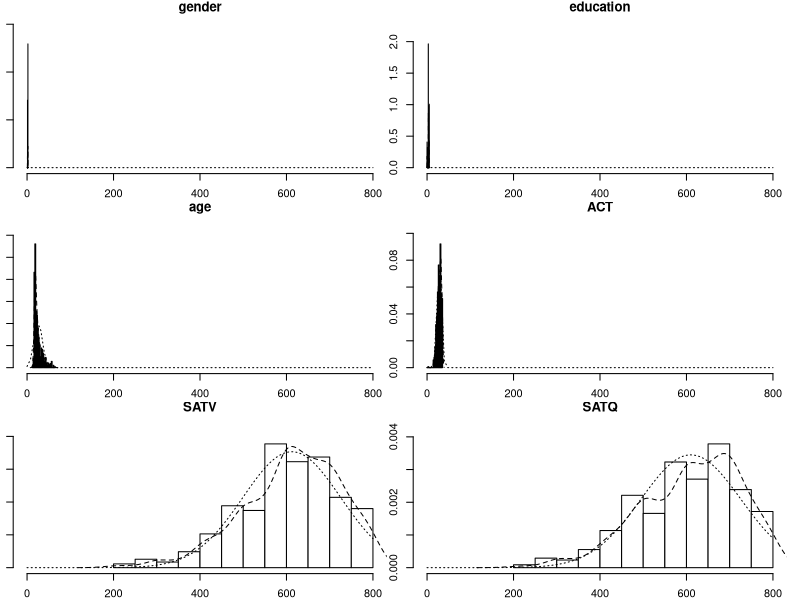
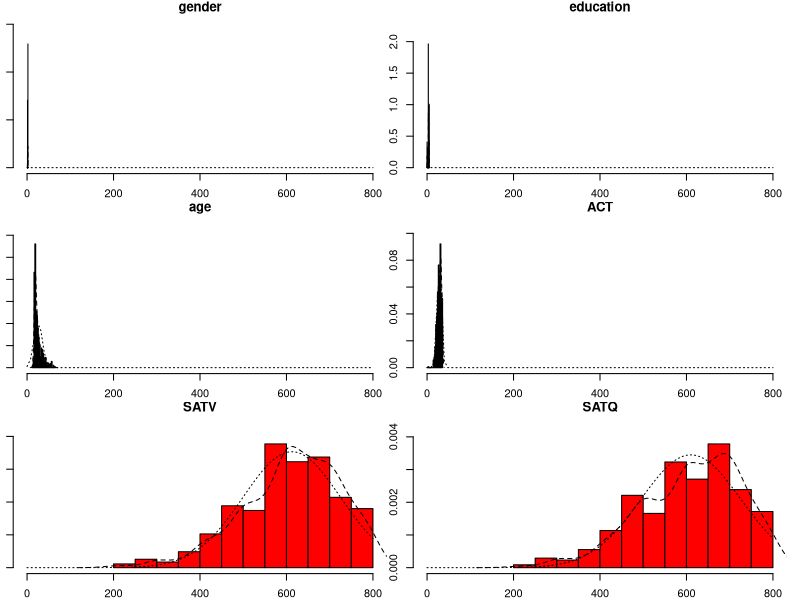
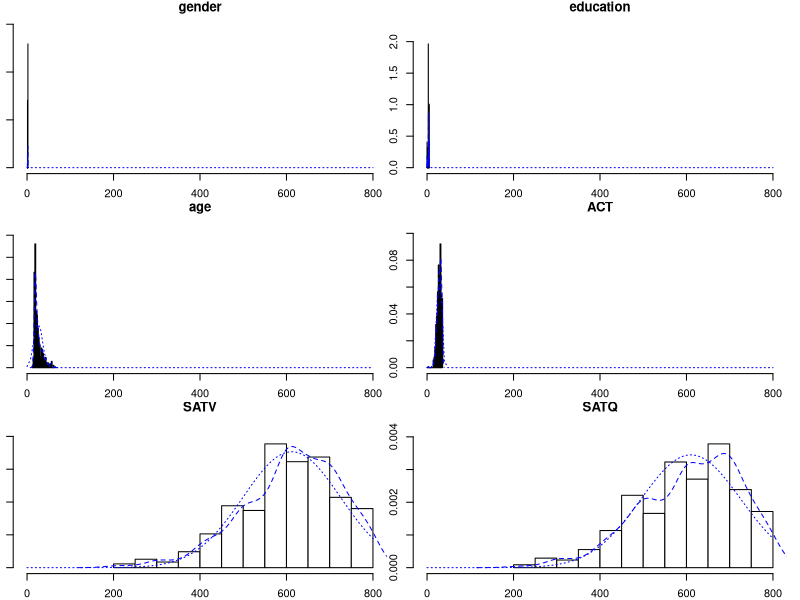
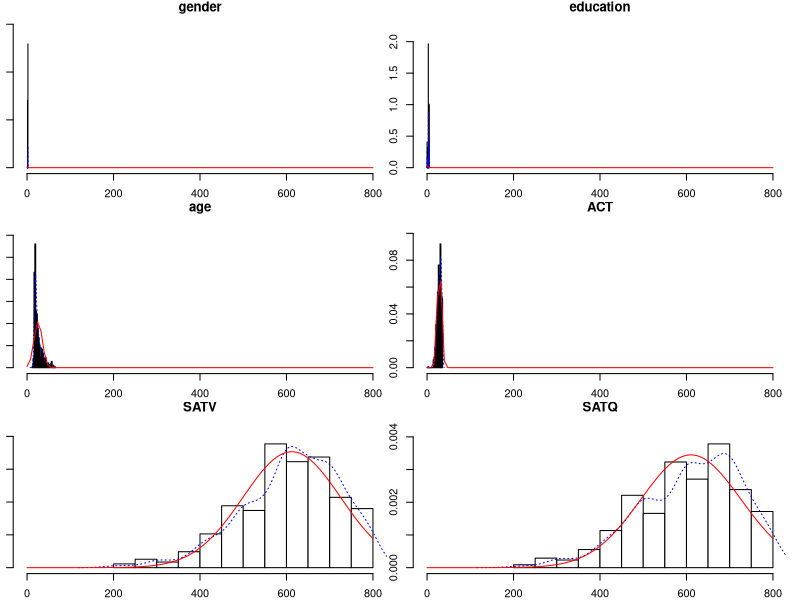
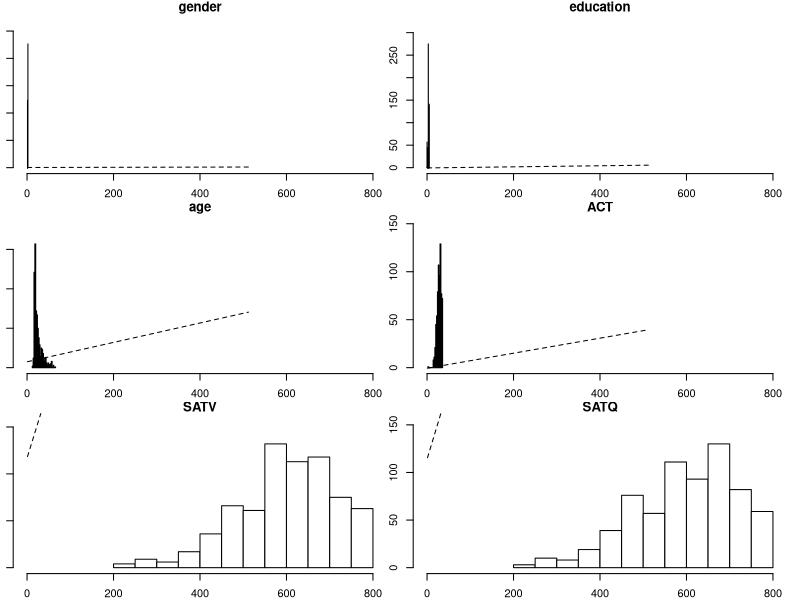
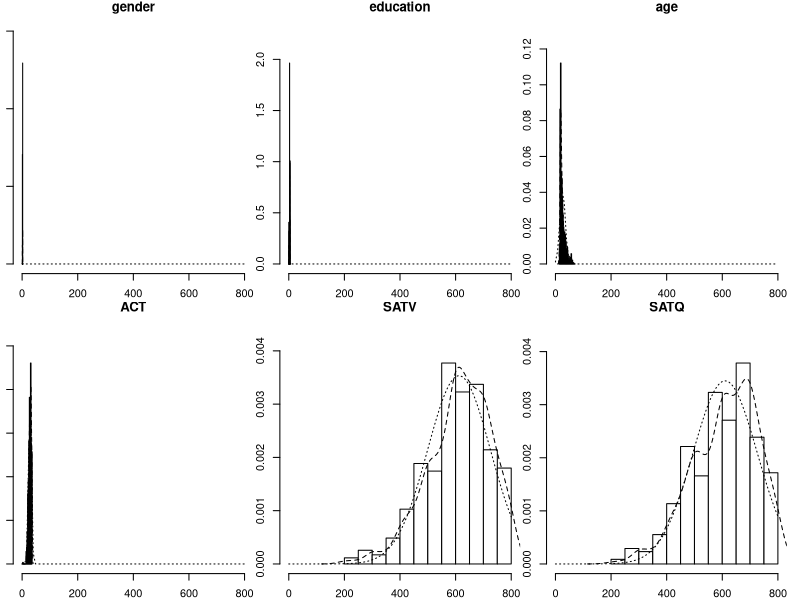
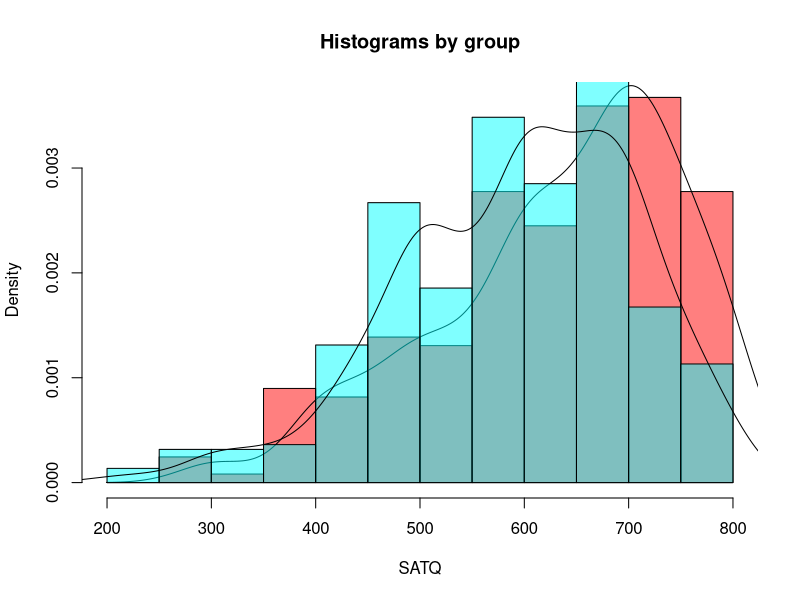

Here is the R script that generated these plots, in order:
library(psych)


### Name: multi.hist
### Title: Multiple histograms with density and normal fits on one page
### Aliases: multi.hist histo.density histBy
### Keywords: multivariate hplot

### ** Examples

multi.hist(sat.act) 
multi.hist(sat.act,bcol="red")
multi.hist(sat.act,dcol="blue")  #make both lines blue
multi.hist(sat.act,dcol= c("blue","red"),dlty=c("dotted", "solid")) 
multi.hist(sat.act,freq=TRUE)   #show the frequency plot
multi.hist(sat.act,nrow=2)
histBy(sat.act,"SATQ","gender")
